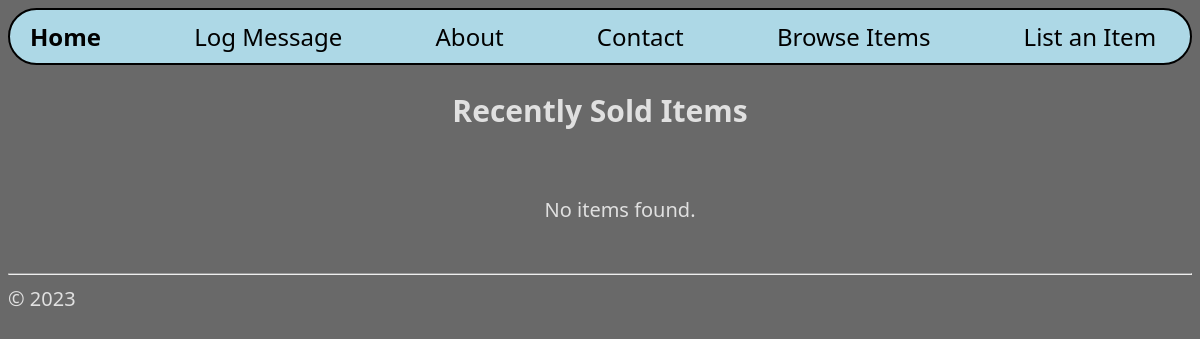
Before: / with the older database file.
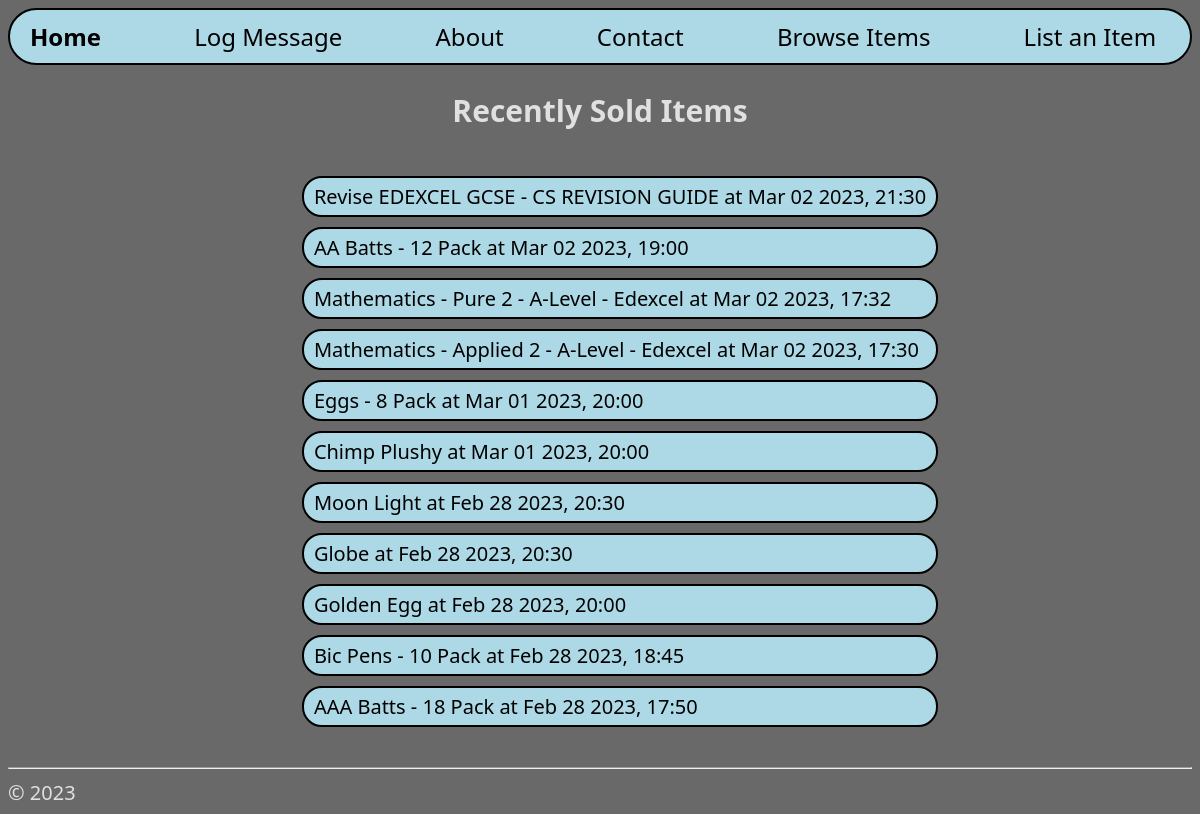
After: the same page with the newer database file.
### hello/models.py (models this page shows, shortened)
class LogItem(models.Model):
    name = models.CharField(max_length=40)
    soldDateTime = models.DateTimeField("Date/Time Logged")

### hello/views.py (the view)
class HomeListView(ListView):
    model = LogItem
    def get_context_data(self, **kwargs):
        context = super(HomeListView, self).get_context_data(**kwargs)
        return context

### hello/templates/hello/home.html (shortened to what this page needs)
{% extends "hello/layout.html" %}
{% block subheader %}
<h2>Recently Sold Items</h2>
{% endblock %}
{% block content %}
<ul class="itemList">
    {% for item in itemList %}
        <li>
            {{ item.name }} at {{ item.soldDateTime|date:"M d Y, H:i" }}
        </li>
    {% empty %}
        <p style="color: rgb(224, 224, 224)">No items found.</p>
    {% endfor %}
</ul>
{% endblock %}

### hello/templates/hello/layout.html (shortened to what this page needs)
<!DOCTYPE html>
<html>
<head>
    {% load static %}
    <link rel="stylesheet" type="text/css" href="{% static 'hello/site.css' %}"/>
</head>
<body>
<div class="navbar">
    <a href="{% url 'home' %}" id="home" class="navbarItem" style="margin-left: 0px;">Home</a>
    <a href="{% url 'logMessage' %}" id="logMessage" class="navbarItem">Log Message</a>
    <a href="{% url 'about' %}" id="about" class="navbarItem">About</a>
    <a href="{% url 'contact' %}" id="contact" class="navbarItem">Contact</a>
    <a href="{% url 'browse' %}" id="browse" class="navbarItem">Browse Items</a>
    <a href="{% url 'listAnItem' %}" id="listAnItem" class="navbarItem">List an Item</a>
</div>
<div class="centralContainer">
    {% block subheader %}
    {% endblock %}
</div>
<div class="centralContainer">
    {% block content %}
    {% endblock %}
</div>
<hr/>
<footer style="color: rgb(224, 224, 224);">
    &copy; 2023
</footer>
</body>
</html>

### hello/static/hello/site.css (style rules this page uses)
* { font-family: "Segoe UI"; color: black; }
.navbar { border: 2px solid black; border-radius: 40px; padding: 10px 20px; background-color: lightblue; }
.navbar a { text-decoration: none; color: inherit; }
.navbarCurrent { font-weight: 700; }
.navbarItem { margin-left: calc(0.2 * (100% - 700px)); font-size: 24px; }
.centralContainer { display: flex; justify-content: center; }
h2 { color: rgb(224, 224, 224); }
li { border: 2px solid black; border-radius: 20px; padding: 5px 10px; background-color: lightblue; font-size: 20px; margin-bottom: 10px; list-style-type: none; }
body { background: dimgray; font-size: 20px; }
.itemList { font-size: 20px; }

Changed rows visible on the page:
added LogItem: name "Revise EDEXCEL GCSE - CS REVISION GUIDE", soldDateTime "Mar 02 2023, 21:30"
added LogItem: name "AA Batts - 12 Pack", soldDateTime "Mar 02 2023, 19:00"
added LogItem: name "Mathematics - Pure 2 - A-Level - Edexcel", soldDateTime "Mar 02 2023, 17:32"
added LogItem: name "Mathematics - Applied 2 - A-Level - Edexcel", soldDateTime "Mar 02 2023, 17:30"
added LogItem: name "Eggs - 8 Pack", soldDateTime "Mar 01 2023, 20:00"
added LogItem: name "Chimp Plushy", soldDateTime "Mar 01 2023, 20:00"
added LogItem: name "Moon Light", soldDateTime "Feb 28 2023, 20:30"
added LogItem: name "Globe", soldDateTime "Feb 28 2023, 20:30"
added LogItem: name "Golden Egg", soldDateTime "Feb 28 2023, 20:00"
added LogItem: name "Bic Pens - 10 Pack", soldDateTime "Feb 28 2023, 18:45"
added LogItem: name "AAA Batts - 18 Pack", soldDateTime "Feb 28 2023, 17:50"
Other visible differences:
text no longer shown: "No items found."
